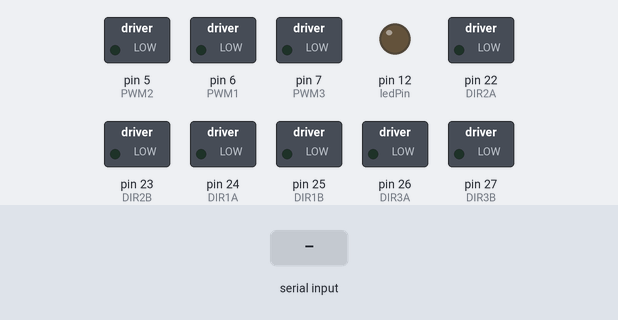
This sketch was run on a simulated Arduino Mega 2560, built with avr-gcc and run on an emulated ATmega2560. On the bench: switched loads named in the sketch (green lamp = pin HIGH), output pins drawn as LEDs (lit = HIGH). Inputs (shaded band) come from the test bench. What the sketch prints to the serial monitor is not drawn.

Above: at 1.2 s.
1.3 s: "F" received over Serial
At 2.3 s:
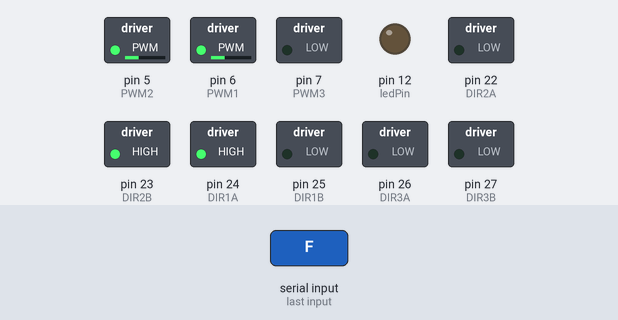
2.8 s: "B" received over Serial
At 3.9 s:
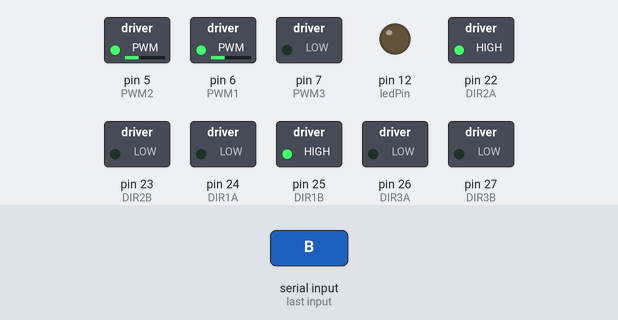
4.9 s: "L" received over Serial
At 6.7 s:
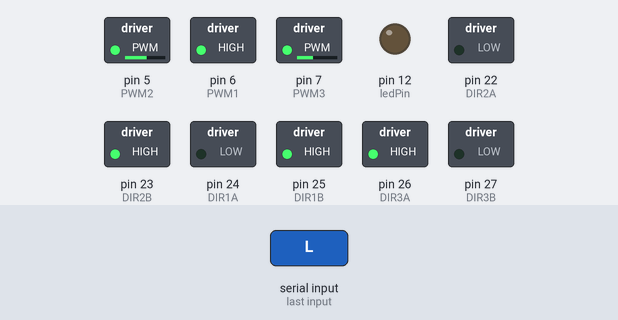
7.0 s: "R" received over Serial
At 8.3 s:
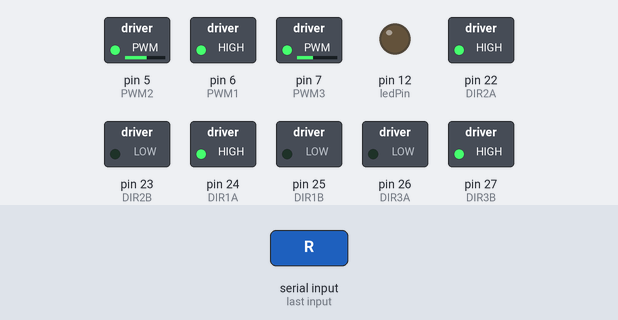
9.1 s: "S" received over Serial
At 10.9 s:
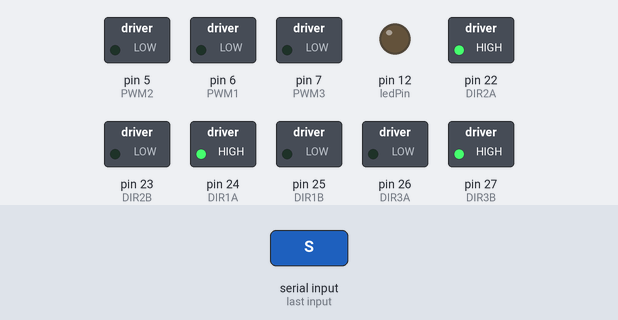
11.2 s: "F" received over Serial
At 12.7 s:
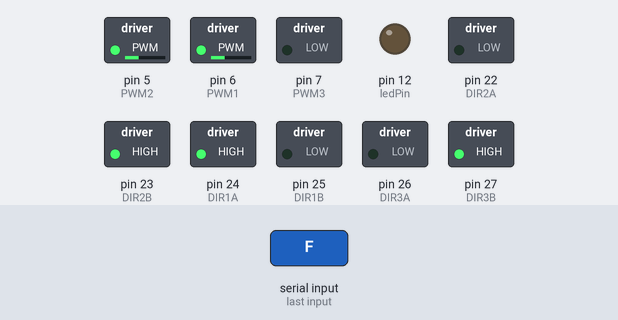
Timing chart, 0 to 14.2 s (numbered marks = the images above; inputs shaded):
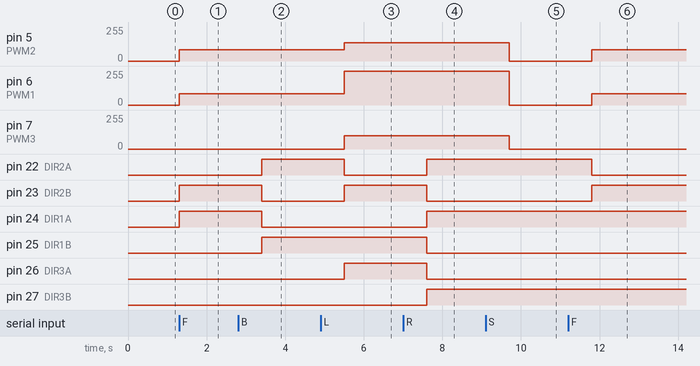

The sketch:

MEGAtcpMotor.ino
```cpp
#include<SoftwareSerial.h>

#define DIR1A 24    //Motor 1(Motor)
#define DIR1B 25
#define PWM1  6    //Motor 1 (L298N) PWM

#define DIR2A 22    //Motor 2
#define DIR2B 23
#define PWM2  5    //Motor 2 PWM

#define DIR3A 26   //Motor 3
#define DIR3B 27
#define PWM3   7   //Motor 3 PWM

float Vx,Vy;
float V1,V2,V3;

const int ledPin=12;
char ch;

void setup()
{
  pinMode(ledPin, OUTPUT);
  Serial.begin(115200);
//motor set
 pinMode(DIR1A,OUTPUT);
  pinMode(DIR1B,OUTPUT);
  pinMode(DIR2A,OUTPUT);
  pinMode(DIR2B,OUTPUT);
  pinMode(DIR3A,OUTPUT);
  pinMode(DIR3B,OUTPUT);
  pinMode(PWM1,OUTPUT);
  pinMode(PWM2,OUTPUT);
  pinMode(PWM3,OUTPUT);

  pinMode(PWM1,0);
  pinMode(PWM2,0);
  pinMode(PWM3,0);
}

void Forward(float speed)      //前进，Y轴上下移动
{
  Vy = - speed;

  V1 = - sqrt(3)/2 * Vy;
  V2 = sqrt(3)/2 * Vy;

  digitalWrite(DIR1A,HIGH);
  digitalWrite(DIR1B,LOW);
  analogWrite(PWM1, V1);

  digitalWrite(DIR2A,LOW);
  digitalWrite(DIR2B,HIGH);
  analogWrite(PWM2,- V2);

  analogWrite(PWM3,0);
}

void Back(float speed)          //后退，Y轴上下移动
{
  Vy = - speed;
  V1 = - sqrt(3)/2 * Vy;
  V2 = sqrt(3)/2 * Vy;

  digitalWrite(DIR1A,LOW);
  digitalWrite(DIR1B,HIGH);
  analogWrite(PWM1, V1);

  digitalWrite(DIR2A,HIGH);
  digitalWrite(DIR2B,LOW);
  analogWrite(PWM2, - V2);

  analogWrite(PWM3,0);
}

void Right(float speed)        //右平移，X轴移动
{
  Vx = speed;
  V1 = - 0.5 * Vx - 0.86 * Vy;
  V2 = - 0.5 * Vx + 0.86 * Vy;
  V3 = Vx;

  digitalWrite(DIR1A,HIGH);
  digitalWrite(DIR1B,LOW);
  analogWrite(PWM1, - V1);

  digitalWrite(DIR2A,HIGH);
  digitalWrite(DIR2B,LOW);
  analogWrite(PWM2, - V2);

  digitalWrite(DIR3A,LOW);
  digitalWrite(DIR3B,HIGH);
  analogWrite(PWM3,V3);
}

void Left(float speed)         //左平移，X轴移动
{
  Vx = speed;
  V1 = - 0.5 * Vx - 0.86 * Vy;
  V2 = - 0.5 * Vx + 0.86 * Vy;
  V3 = Vx;

  digitalWrite(DIR1A,LOW);
  digitalWrite(DIR1B,HIGH);
  analogWrite(PWM1,- V1);

  digitalWrite(DIR2A,LOW);
  digitalWrite(DIR2B,HIGH);
  analogWrite(PWM2,- V2);

  digitalWrite(DIR3A,HIGH);
  digitalWrite(DIR3B,LOW);
  analogWrite(PWM3,V3);
}

void Stop()            //停止
{
  analogWrite(PWM1,0);
  analogWrite(PWM2,0);
  analogWrite(PWM3,0);
}

void loop()
{
while (Serial.available()>0)
{
    ch=Serial.read();
    if (ch=='F')
      {
        Forward(100);delay(2000);
        Serial.print("Forward");
        delay(100);
      }
    if (ch=='B')
      {
        Back(100);   delay(2000);
        Serial.print("Back");
        delay(100);
      }
    if (ch=='L')
      {
        Left(100);   delay(2000);
        Serial.print("Left");
        delay(100);
      }
    if (ch=='R')
      {
        Right(100);  delay(2000);
        Serial.print("Right");
        delay(100);
      }
    if (ch=='S')
      {
        Stop();  delay(2000);
        Serial.print("Stop");
        delay(100);
      }
}
}
```

Measured:
- after the input at 1.3 s, pin 5 (PWM2), pin 6 (PWM1): 0/255 → 86/255 at once; pin 23 (DIR2B), pin 24 (DIR1A): LOW → HIGH at once
- after the input at 2.8 s, pin 22 (DIR2A), pin 25 (DIR1B): LOW → HIGH after 0.60 s; pin 23 (DIR2B), pin 24 (DIR1A): HIGH → LOW after 0.60 s
- after the input at 4.9 s, pin 5 (PWM2): 86/255 → 136/255 after 0.60 s; pin 6 (PWM1): 86/255 → 255/255 after 0.60 s; pin 7 (PWM3): 0/255 → 100/255 after 0.60 s; pin 22 (DIR2A): HIGH → LOW after 0.60 s; pin 23 (DIR2B), pin 26 (DIR3A): LOW → HIGH after 0.60 s
- after the input at 7.0 s, pin 22 (DIR2A), pin 24 (DIR1A), pin 27 (DIR3B): LOW → HIGH after 0.60 s; pin 23 (DIR2B), pin 25 (DIR1B), pin 26 (DIR3A): HIGH → LOW after 0.60 s
- after the input at 9.1 s, pin 5 (PWM2): 136/255 → 0/255 after 0.60 s; pin 6 (PWM1): 255/255 → 0/255 after 0.60 s; pin 7 (PWM3): 100/255 → 0/255 after 0.60 s
- after the input at 11.2 s, pin 5 (PWM2), pin 6 (PWM1): 0/255 → 86/255 after 0.60 s; pin 22 (DIR2A): HIGH → LOW after 0.60 s; pin 23 (DIR2B): LOW → HIGH after 0.60 s
